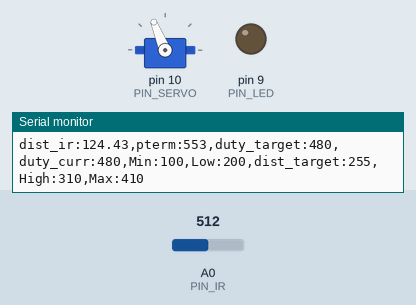
Recording of a sketch running on a simulated Arduino Uno, built with avr-gcc and run on an emulated ATmega328P. Parts: servo, output pins drawn as LEDs (lit = HIGH), the last lines printed to the serial monitor. Inputs (shaded band) come from the test bench; at power-on: A0 (PIN_IR) = 512.

Above: at 1.2 s.
1.3 s: A0 (PIN_IR) set to 245
At 2.2 s:
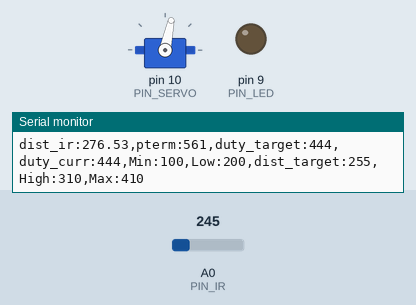
2.9 s: A0 (PIN_IR) set to 122
At 3.7 s:
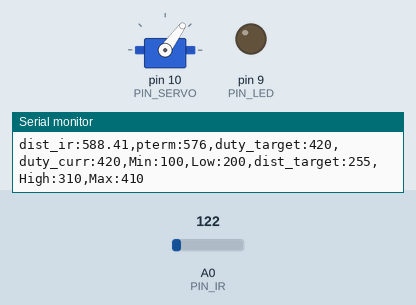
Timing chart, 0 to 5.9 s (numbered marks = the images above; inputs shaded):
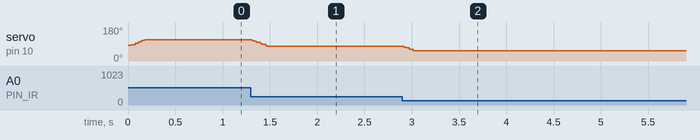

Measured:
- after the input at 1.3 s, servo on pin 10 (PIN_SERVO): 112° → 78° at once
- after the input at 2.9 s, servo on pin 10 (PIN_SERVO): 78° → 54° at once

The sketch:

Proportional_Control_20203119.ino
```cpp
#include <Servo.h>
#define PIN_SERVO 10 // [3110] 10번핀 서보 연결
#define PIN_IR A0 //[3104] 적외선 거리센서 PIN - Analog0 정의
#define PIN_LED 9

// Framework setting
#define _DIST_TARGET 255 //[3104] 탁구공을 위치 시킬 목표
#define _DIST_MIN 100 //[3117] 거리 최소값
#define _DIST_MAX 410 //[3117] 거리 최대값

// Distance sensor
#define _DIST_ALPHA 0.35  //[3099] EMA 필터링을 위한 alpha 값
               // [3108] 0~1 사이의 값

// Servo range
#define _DUTY_MIN 1700
#define _DUTY_NEU 1400
#define _DUTY_MAX 1100


// Servo speed control
#define _SERVO_ANGLE 30.0
#define _SERVO_SPEED 100.0

// Event periods
#define _INTERVAL_DIST 20
#define _INTERVAL_SERVO 20
#define _INTERVAL_SERIAL 100

// PID parameters
#define _KP 0.05


#define a 70
#define b 370
//////////////////////
// global variables //
//////////////////////
#define DELAY_MICROS 1500

float samples_num = 3;

// Servo instance
Servo myservo;

// Distance sensor
float dist_target; // location to send the ball
float dist_raw, dist_ema; //[1928] 측정된 값과 ema 필터를 적용한 값

// Event periods
unsigned long last_sampling_time_dist, last_sampling_time_servo, last_sampling_time_serial;
//[3104] 각 event의 진행 시간 저장 변수
bool event_dist, event_servo, event_serial;
//[3104] 각 event의 시간체크를 위한 변수 (ex_20초 주기 >> 0초(True,시작), 10초(False), 20초(True))

// Servo speed control
int duty_chg_per_interval; // [3116] 주기 당 서보 duty값 변화량
int duty_target, duty_curr; //[1928] 목표 위치와 현재 위치
// PID variables
float error_curr, error_prev, control, pterm, dterm, iterm;

//error_curr: 현재 측정값과 목표값의 차이
//error_prev: 직전에 구한 차이로, P제어에서는 사용하지 않을 것임
//control: PID제어의 결과로 얻은 제어값
//pterm: Proportional term, 현재 상태의 error값으로부터 얻은 Proportional gain을 저장하는 변수
// [3099]

void setup() {
// initialize GPIO pins for LED and attach servo
myservo.attach(PIN_SERVO); // attach servo
pinMode(PIN_LED,OUTPUT); // initialize GPIO pins

// initialize global variables

// move servo to neutral position
myservo.writeMicroseconds(_DUTY_NEU);
duty_curr = _DUTY_NEU;

// initialize serial port
Serial.begin(57600);

// convert angle speed into duty change per interval.
  duty_chg_per_interval = (_DUTY_MIN - _DUTY_MAX) * (_SERVO_SPEED / _SERVO_ANGLE ) * (_INTERVAL_SERVO / 1000.0);
}


void loop() {
/////////////////////
// Event generator //
/////////////////////

  unsigned long time_curr = millis();
  if(time_curr >= last_sampling_time_dist + _INTERVAL_DIST){
    last_sampling_time_dist += _INTERVAL_DIST;
    event_dist = true;
  }

  if(time_curr >= last_sampling_time_servo + _INTERVAL_SERVO ){
    last_sampling_time_servo += _INTERVAL_SERVO;
    event_servo = true;
  }

  if(time_curr >= last_sampling_time_serial + _INTERVAL_SERIAL ){
    last_sampling_time_serial += _INTERVAL_SERIAL;
    event_serial = true;
  }

////////////////////
// Event handlers //
////////////////////

  if(event_dist) {
    event_dist = false;
  // get a distance reading from the distance sensor
    dist_ema = filtered_ir_distance();


  // PID control logic
    error_curr = dist_ema - _DIST_TARGET;
    pterm = error_curr;
  // [3099]
    iterm = 0;
    dterm = 0;
    control = -(_KP * pterm + iterm + dterm);
    duty_target = _DUTY_NEU + control * ((control>0)?(_DUTY_MIN - _DUTY_NEU):(_DUTY_NEU - _DUTY_MAX))  * _SERVO_ANGLE / 180;


  // keep duty_target value within the range of [_DUTY_MIN, _DUTY_MAX]
    if(duty_target > _DUTY_MIN){
      duty_target = _DUTY_MIN;
    }
    else if(duty_target < _DUTY_MAX){
      duty_target = _DUTY_MAX;
    }


  }

  if(event_servo) {
    event_servo=false;
    // adjust duty_curr toward duty_target by duty_chg_per_interval
    if(duty_target>duty_curr) {
      duty_curr += duty_chg_per_interval;
      if(duty_curr > duty_target) duty_curr = duty_target;
      }
    else {
      duty_curr -= duty_chg_per_interval;
    if(duty_curr < duty_target) duty_curr = duty_target;
      }
    // update servo position
    myservo.writeMicroseconds(duty_curr);
  }

  if(event_serial) {
    event_serial = false;
    Serial.print("dist_ir:");
    Serial.print(dist_raw);
    Serial.print(",pterm:");
    Serial.print(map(pterm,-1000,1000,510,610));
    Serial.print(",duty_target:");
    Serial.print(map(duty_target,1000,2000,410,510));
    Serial.print(",duty_curr:");
    Serial.print(map(duty_curr,1000,2000,410,510));
    Serial.println(",Min:100,Low:200,dist_target:255,High:310,Max:410");
  }
}

float ir_distance(void){ // return value unit: mm
  float val;
  float volt = float(analogRead(PIN_IR));
  val = ((6762.0/(volt-9.0))-4.0) * 10.0;
  return 300.0 / (b - a) * (val - a) + 100;

}
//[3099]

float under_noise_filter(void){
  int currReading;
  int largestReading = 0;
  for (int i = 0; i < samples_num; i++) {
    currReading = ir_distance();
    if (currReading > largestReading) { largestReading = currReading; }
    // Delay a short time before taking another reading
    delayMicroseconds(DELAY_MICROS);
  }
  return largestReading;
}

float filtered_ir_distance(void){
  int currReading;
  int lowestReading = 1024;
  dist_raw = ir_distance();
  for (int i = 0; i < samples_num; i++) {
    currReading = under_noise_filter();
    if (currReading < lowestReading) { lowestReading = currReading; }
  }
  dist_ema = _DIST_ALPHA*lowestReading + (1-_DIST_ALPHA)*dist_ema;
  return dist_ema;
}
```
